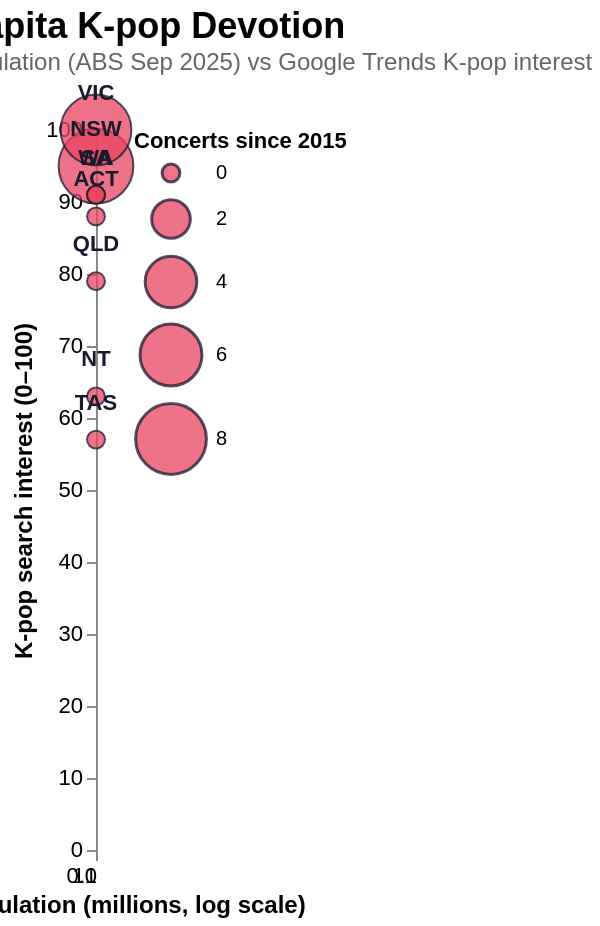

Vega-Lite specification for this chart:
### Vega-Lite specification from a JSON file in a GitHub repository (floating-point values rounded to 4 significant figures)
{"title": {"text": "Per-Capita K-pop Devotion", "subtitle": "State population (ABS Sep 2025) vs Google Trends K-pop interest (May 2025–May 2026); bubble size = K-pop concerts since 2015.", "anchor": "start", "fontSize": 18, "subtitleFontSize": 12, "subtitleColor": "#666"}, "width": "container", "height": 360, "autosize": {"type": "fit-x", "contains": "padding"}, "config": {"view": {"stroke": null}, "axis": {"labelFontSize": 11, "titleFontSize": 12}}, "data": {"values": [{"state": "NSW", "pop_millions": 8.62, "interest": 95, "concerts": 9}, {"state": "VIC", "pop_millions": 7.1, "interest": 100, "concerts": 8}, {"state": "QLD", "pop_millions": 5.69, "interest": 79, "concerts": 0}, {"state": "WA", "pop_millions": 3.06, "interest": 91, "concerts": 0}, {"state": "SA", "pop_millions": 1.91, "interest": 91, "concerts": 0}, {"state": "TAS", "pop_millions": 0.58, "interest": 57, "concerts": 0}, {"state": "ACT", "pop_millions": 0.49, "interest": 88, "concerts": 0}, {"state": "NT", "pop_millions": 0.27, "interest": 63, "concerts": 0}]}, "layer": [{"mark": {"type": "circle", "opacity": 0.75, "stroke": "#1a1a2e", "strokeWidth": 1}, "encoding": {"x": {"field": "pop_millions", "type": "quantitative", "title": "State population (millions, log scale)", "scale": {"type": "log"}}, "y": {"field": "interest", "type": "quantitative", "title": "K-pop search interest (0–100)"}, "size": {"field": "concerts", "type": "quantitative", "title": "Concerts since 2015", "scale": {"range": [80, 1400]}}, "color": {"value": "#e94560"}, "tooltip": [{"field": "state", "title": "State"}, {"field": "pop_millions", "title": "Population (M)"}, {"field": "interest", "title": "K-pop interest"}, {"field": "concerts", "title": "Concerts"}]}}, {"mark": {"type": "text", "dy": -18, "fontWeight": "bold", "color": "#1a1a2e"}, "encoding": {"x": {"field": "pop_millions", "type": "quantitative", "scale": {"type": "log"}}, "y": {"field": "interest", "type": "quantitative"}, "text": {"field": "state"}}}], "$schema": "https://vega.github.io/schema/vega-lite/v5.json"}
